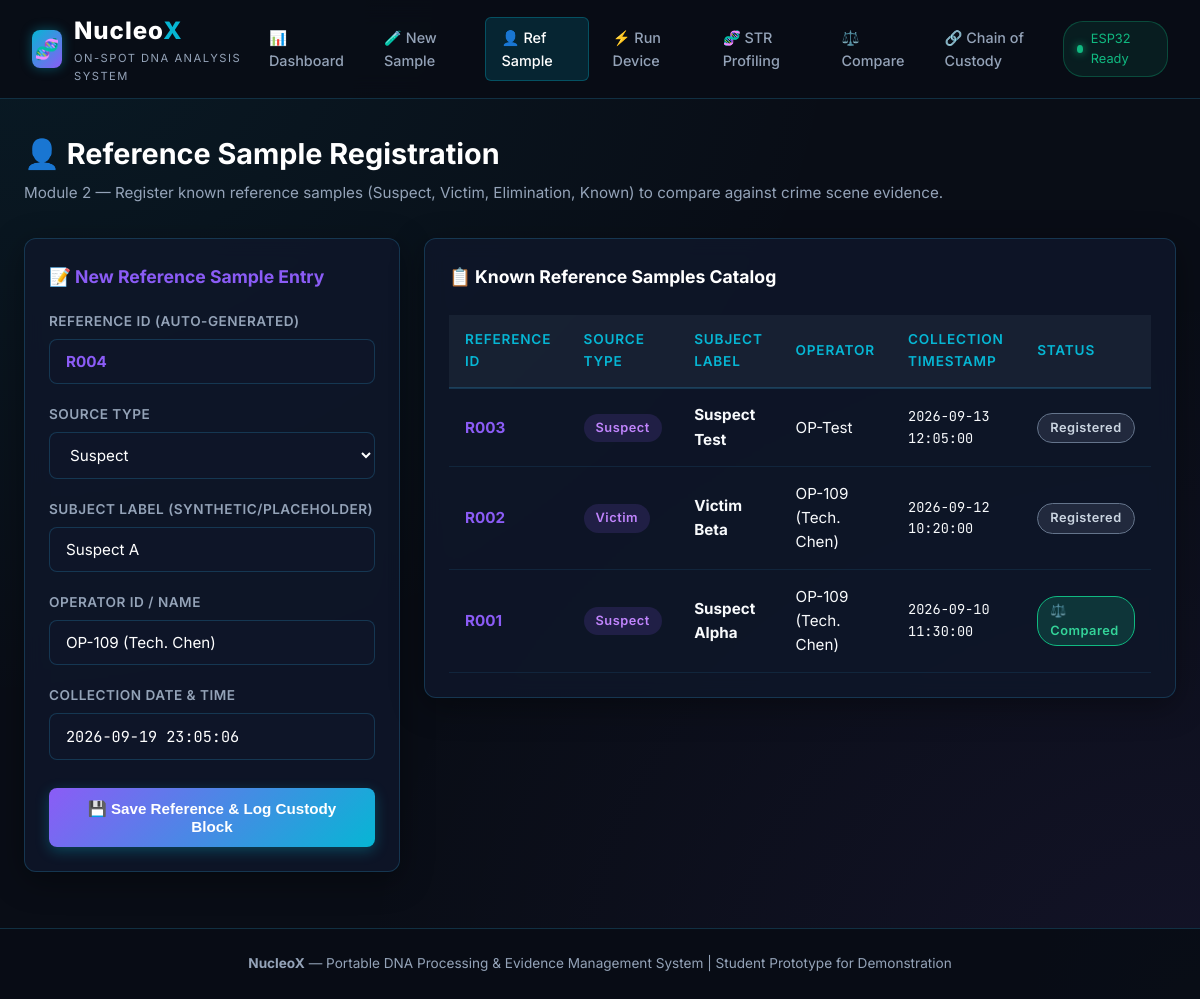
Page /register_reference on the committed database.
### tables this page shows
CREATE TABLE reference_samples (
            reference_id TEXT PRIMARY KEY,
            source_type TEXT NOT NULL,
            subject_label TEXT NOT NULL,
            operator TEXT NOT NULL,
            collection_time TEXT NOT NULL,
            status TEXT NOT NULL DEFAULT 'Registered'
        );

### app.py (the view, shortened to what this page needs)
@app.route('/register_reference', methods=['GET', 'POST'])
def register_reference():
    next_id = database.generate_next_reference_id()
    reference_samples = database.get_all_reference_samples()
    return render_template('register_reference.html', next_id=next_id, reference_samples=reference_samples)

### database.py (called while the page is built)
def get_db_connection():
    conn = sqlite3.connect(DB_PATH, timeout=30.0)
    conn.row_factory = sqlite3.Row
    conn.execute('PRAGMA journal_mode=WAL;')
    return conn

def generate_next_reference_id():
    conn = get_db_connection()
    cursor = conn.cursor()
    cursor.execute("SELECT reference_id FROM reference_samples ORDER BY rowid DESC LIMIT 1")
    row = cursor.fetchone()
    conn.close()
    if row and row['reference_id'].startswith('R') and row['reference_id'][1:].isdigit():
        num = int(row['reference_id'][1:]) + 1
        return f"R{num:03d}"
    return "R001"

def get_all_reference_samples():
    conn = get_db_connection()
    refs = conn.execute('SELECT * FROM reference_samples ORDER BY rowid DESC').fetchall()
    conn.close()
    return [dict(r) for r in refs]

### templates/register_reference.html (shortened to what this page needs)
{% extends "base.html" %}
{% block content %}
<div class="page-header">
    <h1 class="page-title">👤 Reference Sample Registration</h1>
    <p class="page-description">Module 2 — Register known reference samples (Suspect, Victim, Elimination, Known) to compare against crime scene evidence.</p>
</div>
<div style="display: grid; grid-template-columns: 1fr 2fr; gap: 1.5rem; align-items: start;">
    <div class="nucleox-card">
        <h3 style="color: var(--secondary); margin-bottom: 1.25rem; font-size: 1.1rem;">📝 New Reference Sample Entry</h3>
        <form action="{{ url_for('register_reference') }}" method="POST">
            <div class="form-group">
                <label class="form-label" for="reference_id">Reference ID (Auto-Generated)</label>
                <input type="text" id="reference_id" name="reference_id" class="form-control" value="{{ next_id }}" required style="font-weight: bold; color: var(--secondary);">
            </div>
            <div class="form-group">
                <label class="form-label" for="source_type">Source Type</label>
                <select id="source_type" name="source_type" class="form-control" required>
                    <option value="Suspect">Suspect</option>
                </select>
            </div>
            <div class="form-group">
                <label class="form-label" for="subject_label">Subject Label (Synthetic/Placeholder)</label>
                <input type="text" id="subject_label" name="subject_label" class="form-control" placeholder="e.g. Suspect A, Victim B, Staff Elimination" value="Suspect A" required>
            </div>
            <div class="form-group">
                <label class="form-label" for="operator">Operator ID / Name</label>
                <input type="text" id="operator" name="operator" class="form-control" placeholder="e.g. OP-109 (Tech. Chen)" value="OP-109 (Tech. Chen)" required>
            </div>
            <div class="form-group">
                <label class="form-label" for="collection_time">Collection Date & Time</label>
                <input type="text" id="collection_time" name="collection_time" class="form-control" placeholder="YYYY-MM-DD HH:MM:SS" style="font-family: var(--font-mono);">
            </div>
            <button type="submit" class="btn-nucleox" style="width: 100%; margin-top: 0.5rem; background: linear-gradient(135deg, var(--secondary), var(--primary));">
                💾 Save Reference & Log Custody Block
            </button>
        </form>
    </div>
    <div class="nucleox-card">
        <h3 style="color: var(--text-bright); margin-bottom: 1rem; font-size: 1.1rem;">📋 Known Reference Samples Catalog</h3>
        <div class="table-responsive">
            <table class="nucleox-table">
                <thead>
                    <tr>
                        <th>Reference ID</th>
                        <th>Source Type</th>
                        <th>Subject Label</th>
                        <th>Operator</th>
                        <th>Collection Timestamp</th>
                        <th>Status</th>
                    </tr>
                </thead>
                <tbody>
                    {% for ref in reference_samples %}
                    <tr>
                        <td><strong style="color: var(--secondary);">{{ ref.reference_id }}</strong></td>
                        <td>
                            <span class="badge-status" style="background: rgba(139, 92, 246, 0.15); border-color: var(--secondary); color: #c084fc;">
                                {{ ref.source_type }}
                            </span>
                        </td>
                        <td><strong>{{ ref.subject_label }}</strong></td>
                        <td>{{ ref.operator }}</td>
                        <td style="font-family: var(--font-mono); font-size: 0.85rem;">{{ ref.collection_time }}</td>
                        <td>
                            {% if ref.status == 'Registered' %}
                                <span class="badge-status registered">Registered</span>
                            {% elif ref.status == 'PCR Running' %}
                                <span class="badge-status running">⚡ PCR Running</span>
                            {% elif ref.status == 'PCR Complete' %}
                                <span class="badge-status complete">✓ PCR Complete</span>
                            {% elif ref.status == 'Profile Generated' %}
                                <span class="badge-status profiled">🧬 Profile Stored</span>
                            {% else %}
                                <span class="badge-status compared">⚖️ {{ ref.status }}</span>
                            {% endif %}
                        </td>
                    </tr>
                    {% else %}
                    <tr>
                        <td colspan="6" style="text-align: center; color: var(--text-muted); padding: 1.5rem;">
                            No reference samples registered yet.
                        </td>
                    </tr>
                    {% endfor %}
                </tbody>
            </table>
        </div>
    </div>
</div>
{% endblock %}

### static/css/style.css (style rules this page uses)
:root { --bg-dark: #090d16; --bg-card: rgba(15, 23, 42, 0.85); --bg-card-hover: rgba(30, 41, 59, 0.9); --border-color: rgba(56, 189, 248, 0.2); --border-glow: rgba(6, 182, 212, 0.5); --primary: #06b6d4; --primary-hover: #0891b2; --secondary: #8b5cf6; --accent-emerald: #10b981; --accent-amber: #f59e0b; --accent-rose: #f43f5e; --text-main: #f8fafc; --text-muted: #94a3b8; --text-bright: #ffffff; --font-family: 'Inter', -apple-system, BlinkMacSystemFont, "Segoe UI", Roboto, sans-serif; --font-mono: 'JetBrains Mono', 'Fira Code', Consolas, monospace; }
* { box-sizing: border-box; margin: 0; padding: 0; }
body { background-color: var(--bg-dark); background-image: radial-gradient(at 0% 0%, rgba(6, 182, 212, 0.08) 0px, transparent 50%), radial-gradient(at 100% 100%, rgba(139, 92, 246, 0.08) 0px, transparent 50%); background-attachment: fixed; color: var(--text-main); font-family: var(--font-family); line-height: 1.6; min-height: 100vh; display: flex; flex-direction: column; }
.page-header { margin-bottom: 2rem; }
.page-title { font-size: 1.8rem; font-weight: 700; color: var(--text-bright); display: flex; align-items: center; gap: 0.75rem; }
.page-description { color: var(--text-muted); font-size: 0.95rem; margin-top: 0.25rem; }
.nucleox-card { background: var(--bg-card); border: 1px solid var(--border-color); border-radius: 12px; padding: 1.5rem; backdrop-filter: blur(10px); margin-bottom: 1.5rem; box-shadow: 0 8px 32px rgba(0, 0, 0, 0.37); }
.table-responsive { overflow-x: auto; }
.nucleox-table { width: 100%; border-collapse: collapse; margin-top: 0.5rem; text-align: left; }
.nucleox-table th { background: rgba(30, 41, 59, 0.6); color: var(--primary); font-weight: 600; font-size: 0.85rem; text-transform: uppercase; letter-spacing: 0.8px; padding: 0.9rem 1rem; border-bottom: 2px solid var(--border-color); }
.nucleox-table td { padding: 0.9rem 1rem; border-bottom: 1px solid rgba(56, 189, 248, 0.1); font-size: 0.95rem; color: var(--text-main); }
.badge-status { display: inline-block; padding: 0.25rem 0.75rem; border-radius: 20px; font-size: 0.8rem; font-weight: 600; letter-spacing: 0.5px; }
.badge-status.registered { background: rgba(148, 163, 184, 0.15); color: #cbd5e1; border: 1px solid #64748b; }
.badge-status.compared { background: rgba(16, 185, 129, 0.2); color: #34d399; border: 1px solid #10b981; }
.form-group { margin-bottom: 1.25rem; }
.form-label { display: block; margin-bottom: 0.4rem; font-size: 0.85rem; font-weight: 600; color: var(--text-muted); text-transform: uppercase; letter-spacing: 0.5px; }
.form-control { width: 100%; padding: 0.75rem 1rem; background: rgba(15, 23, 42, 0.9); border: 1px solid var(--border-color); border-radius: 8px; color: var(--text-bright); font-size: 0.95rem; font-family: inherit; transition: all 0.2s ease; }
.btn-nucleox { display: inline-flex; align-items: center; justify-content: center; gap: 0.5rem; padding: 0.75rem 1.5rem; background: linear-gradient(135deg, var(--primary), var(--secondary)); color: white; font-weight: 600; font-size: 0.95rem; border: none; border-radius: 8px; cursor: pointer; text-decoration: none; transition: all 0.2s ease; box-shadow: 0 4px 14px rgba(6, 182, 212, 0.3); }

### rows in the picture
reference_samples: reference_id "R003", source_type "Suspect", subject_label "Suspect Test", operator "OP-Test", collection_time "2026-09-13 12:05:00", status "Registered"
reference_samples: reference_id "R002", source_type "Victim", subject_label "Victim Beta", operator "OP-109 (Tech. Chen)", collection_time "2026-09-12 10:20:00", status "Registered"
reference_samples: reference_id "R001", source_type "Suspect", subject_label "Suspect Alpha", operator "OP-109 (Tech. Chen)", collection_time "2026-09-10 11:30:00", status "Compared"
